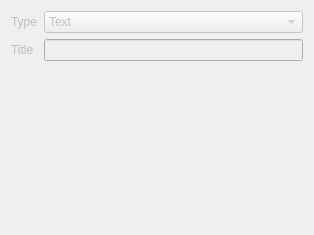
                  <widget class="QWidget" name="tab_1">
                   <property name="enabled">
                    <bool>false</bool>
                   </property>
                   <attribute name="title">
                    <string>Type</string>
                   </attribute>
                   <layout class="QGridLayout" name="gridLayout_15">
                    <item row="0" column="1">
                     <widget class="QComboBox" name="itemTypeCombobox">
                      <item>
                       <property name="text">
                        <string>Text</string>
                       </property>
                      </item>
                      <item>
                       <property name="text">
                        <string>Image</string>
                       </property>
                      </item>
                     </widget>
                    </item>
                    <item row="0" column="0">
                     <widget class="QLabel" name="itemTypeDescribeLabel">
                      <property name="text">
                       <string>Type</string>
                      </property>
                     </widget>
                    </item>
                    <item row="2" column="1">
                     <spacer name="horizontalSpacer">
                      <property name="orientation">
                       <enum>Qt::Horizontal</enum>
                      </property>
                      <property name="sizeHint" stdset="0">
                       <size>
                        <width>259</width>
                        <height>20</height>
                       </size>
                      </property>
                     </spacer>
                    </item>
                    <item row="2" column="0">
                     <spacer name="verticalSpacer">
                      <property name="orientation">
                       <enum>Qt::Vertical</enum>
                      </property>
                      <property name="sizeHint" stdset="0">
                       <size>
                        <width>20</width>
                        <height>163</height>
                       </size>
                      </property>
                     </spacer>
                    </item>
                    <item row="1" column="0">
                     <widget class="QLabel" name="label_9">
                      <property name="text">
                       <string>Title</string>
                      </property>
                     </widget>
                    </item>
                    <item row="1" column="1">
                     <widget class="QLineEdit" name="lineEdit"/>
                    </item>
                   </layout>
                  </widget>
